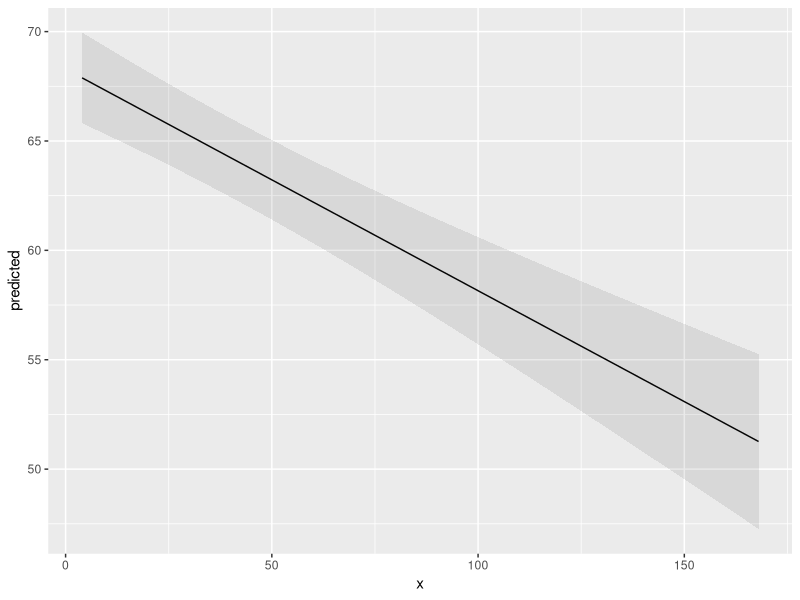
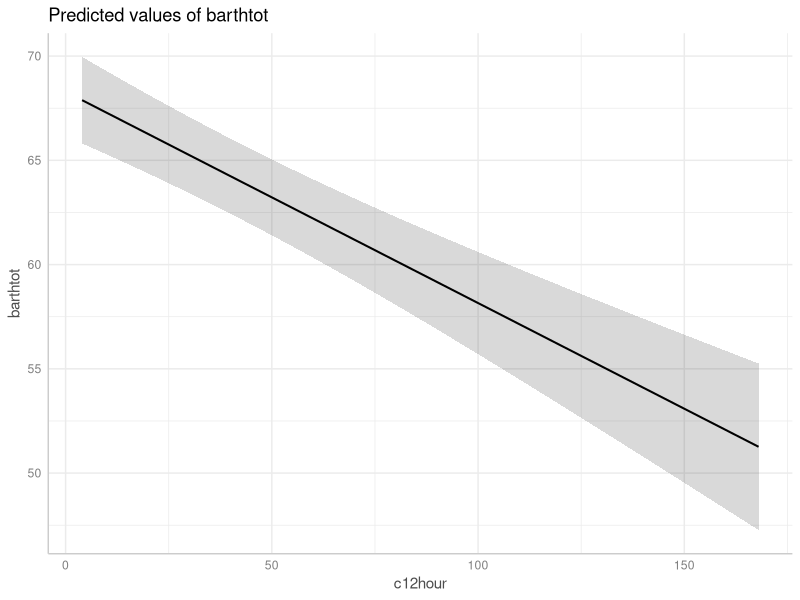
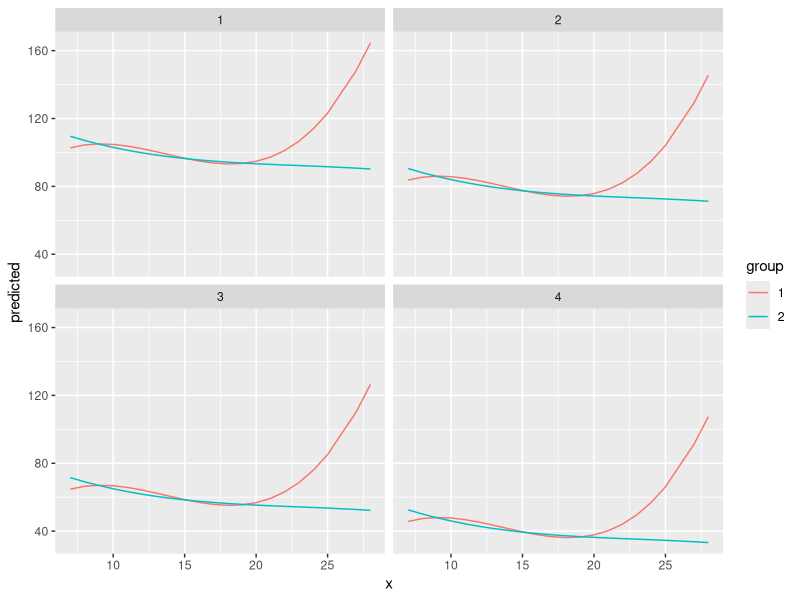
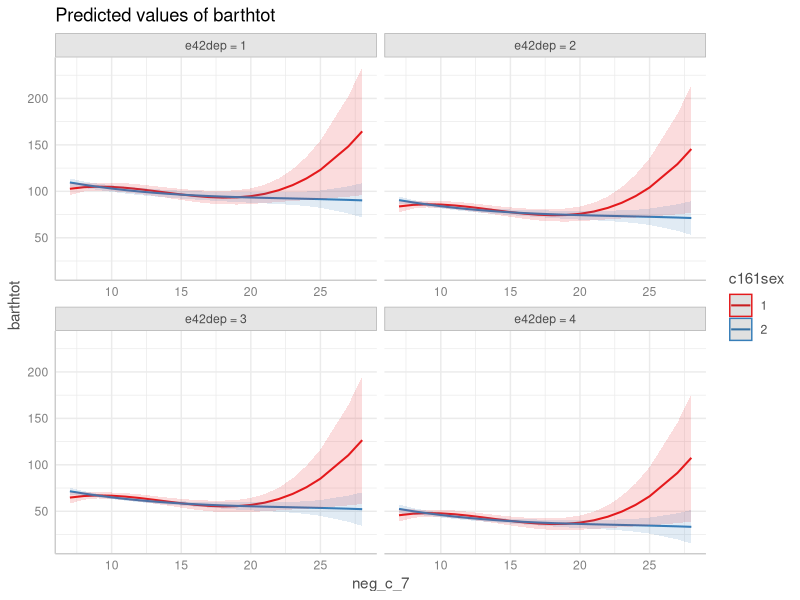
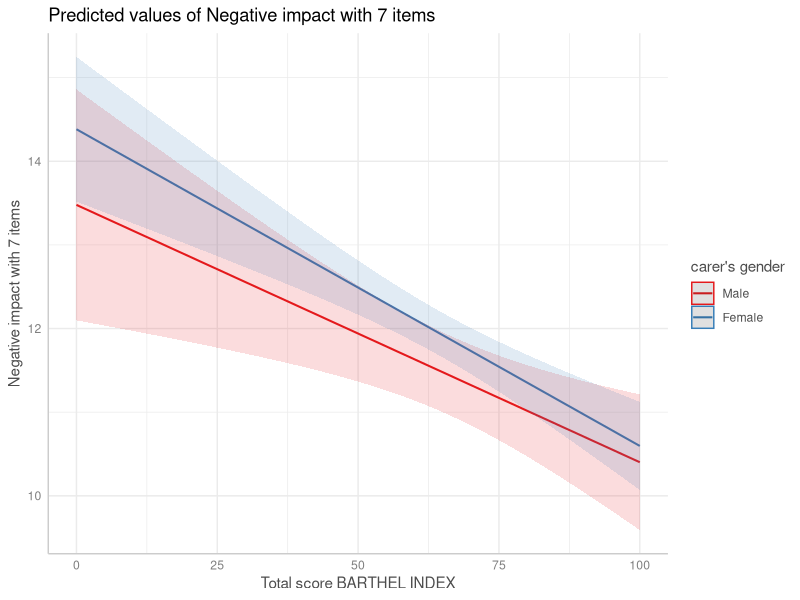

Source code (R) for these figures, in order: (Note: this script raises an error after producing the figures.)
## ---- chunk 1
options(digits = 2)

knitr::opts_chunk$set(
  collapse = TRUE,
  fig.path = "man/figures/",
  fig.width = 7,
  fig.height = 5,
  comment = "#>",
  dev = "png"
)

.supported_models <- unique(sort(c(
  "wblm", "wbm", "phylolm", "phyloglm", "mblogit", "mclogit", "logitr", "averaging",
  "orm", "mlogit", "glimML", "cgam", "ols", "mixor", "glmx", "lrm", "lmrob", "feglm",
  "glmrob", "glmRob", "brglm", "bigglm", "biglm", "speedglm", "speedlm", "svyglm.nb",
  "svyglm", "stanreg", "brmsfit", "bayesx", "gamlss", "bamlss", "gam", "tobit",
  "survreg", "Gam", "MCMCglmm", "glmerMod", "glmmTMB", "nlmerMod", "lmerMod",
  "merModLmerTest", "rlmerMod", "lme", "logistf", "ivreg", "fixest", "gls", "geeglm",
  "clmm", "clm", "clm2", "polr", "rq", "rqss", "gee", "plm", "negbin", "vgam", "vglm",
  "lm_robust", "lmrob", "lmRob", "betareg", "truncreg", "coxph", "brmultinom",
  "multinom", "bracl", "Zelig-relogit", "zerotrunc", "zeroinfl", "hurdle", "MixMod",
  "glm", "lm", "tidymodels", "betabin", "bglmer", "blmer", "cgamm", "gamm", "gamm4",
  "glm.nb", "polr", "rlm", "rq", "glmer.nb", "glmmPQL", "nestedLogit", "sdmTMB",
  "flic", "flac"
)))
## ---- chunk 2
library(ggeffects)
library(splines)
data(efc)
fit <- lm(barthtot ~ c12hour + bs(neg_c_7) * c161sex + e42dep, data = efc)

ggpredict(fit, terms = "c12hour")
## ---- chunk 3
library(ggplot2)
mydf <- ggpredict(fit, terms = "c12hour")
ggplot(mydf, aes(x, predicted)) +
  geom_line() +
  geom_ribbon(aes(ymin = conf.low, ymax = conf.high), alpha = 0.1)
## ---- chunk 4
mydf <- ggpredict(fit, terms = "c12hour")
plot(mydf)
## ---- chunk 5
ggpredict(fit, terms = c("neg_c_7", "c161sex", "e42dep"))

mydf <- ggpredict(fit, terms = c("neg_c_7", "c161sex", "e42dep"))
ggplot(mydf, aes(x = x, y = predicted, colour = group)) +
  geom_line() +
  facet_wrap(~facet)
## ---- chunk 6
plot(mydf)
## ---- chunk 7
fit <- lm(neg_c_7 ~ c12hour + barthtot * c161sex + e42dep, data = efc)
result <- ggpredict(fit, c("barthtot", "c161sex"))
plot(result)
## ---- chunk 8
hypothesis_test(result)
